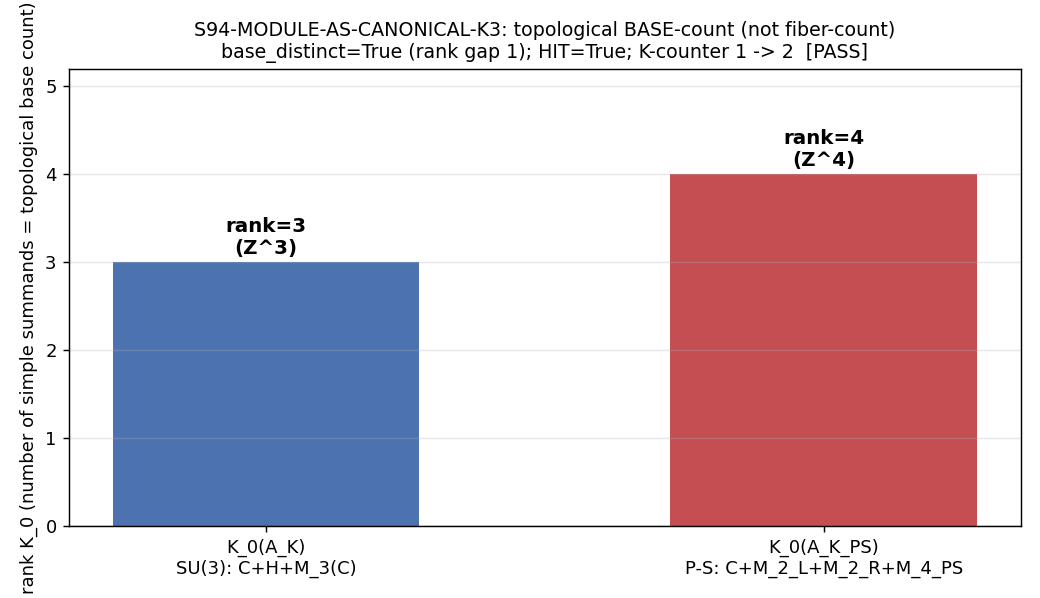

This chart was generated by the following Python code:
#!/usr/bin/env python3
# -*- coding: utf-8 -*-
"""
S94-MODULE-AS-CANONICAL-K3 — corpus §19 weighting-functional-family K-counter advancement.

Gate ID : S94-MODULE-AS-CANONICAL-K3
Trigger : [AUDIT]  (K-counter advancement assessment; HIT-distinctness pre-registration)
Class   : NON-PHONONIC (methodology / corpus K-counter advancement; not a substrate observable)
Agent   : connes-ncg-theorist
Plan    : sessions/session-plan/session-94-plan-w3.md §W3-10

QUESTION
--------
Does the Pati-Salam M_4(C)_PS rank-4 module-as-canonical instance (per §VII.BE FWD-C4)
advance the `cross-pillar-bridge-corpus.md §19` weighting-functional-family K-counter
from K=1 SUGGESTION toward K=3 MANDATORY — specifically K=1 -> K=2 by exactly +1?

METHOD (deterministic; integer / Boolean — no spectral truncation, no float tolerance)
--------------------------------------------------------------------------------------
1. Confirm the K=1 corpus baseline ON DISK (S93 W2-4:
   S93-W2-4-VII-AU-CF37-MODULE-AS-CANONICAL-CORPUS-ROW PASS). If absent -> INFO
   (cannot advance a K-counter whose K=1 baseline is unverified).

2. Apply the Hybrid Independence Test (cross-pillar-bridge-anatomy.md §"Hybrid
   Independence Test"; corpus §3): advancement iff (i v ii v iii) ^ iv where
     (i)   distinct substrate-IS pillar
     (ii)  distinct laboratory-IN pillar
     (iii) distinct bridge map class
     (iv)  independent algebraic envelope (NOT a numerical refinement)

3. Verify the corpus §19 TOPOLOGICAL STOPPING rule (the anti-inflation derivation,
   NOT a heuristic): every admissible weighting Phi_w factors through the SAME
   finite K_0 class [phi], so the K-counter is a BASE-count (count of structurally-
   distinct K_0 bases at structurally-distinct triples), NOT a fiber-count (count
   of weighting functionals). The Pati-Salam instance counts iff its K_0(A_K_PS)
   base is structurally distinct from the SU(3) K_0(A_K) base, NOT merely a
   re-weighting of the same base.

ANCHORS (on disk; cited at runtime)
-----------------------------------
- K=1 baseline   : computations/session-93/s93_gate_verdicts.txt
                   S93-W2-4-VII-AU-CF37-MODULE-AS-CANONICAL-CORPUS-ROW PASS
                   (K_counter=K=1 SUGGESTION; audit_sha256=ec16fa36...)
- S91 PS candidate-ID: computations/session-91/s91_gate_verdicts.txt
                   S91-PATI-SALAM-IN-SCOPE-LABORATORY-PILLAR-CANDIDATE-IDENTIFICATION PASS
                   (A_K_PS_wedderburn_blocks=['chi_C','M_2_L','M_2_R','M_4_PS'],
                    count=4; hit_C1/C2/C3/iv PASS)
- §VII.BE FWD-C4 Stage-2: computations/session-93/s93_gate_verdicts.txt
                   S93-W6-4-FWD-C4-...-STAGE-2-AXIS-A-CONNES-VERIFY (146b5742...) +
                   ...-AXIS-B-LANDAU-VERIFY (9df77b09...); structural PASS-AND.

SUBSTITUTION CHAIN (per math-scripts.md §"Double-Check Logic Before Compute")
-----------------------------------------------------------------------------
Claim: "The Pati-Salam M_4(C)_PS instance advances the corpus §19 K-counter by
        exactly +1 (K=1 -> K=2)."

  Def 1: K_pre = 1                                   [corpus §19 baseline, S93 W2-4]
  Def 2: HIT = (i v ii v iii) ^ iv                   [Hybrid Independence Test, §3]
  Def 3: base_distinct = (rank K_0(A_K_PS) != rank K_0(A_K))
                                                     [topological STOPPING rule]
  Def 4: advancement_step = +1 IF (HIT ^ base_distinct) ELSE 0

  Substitute:
    rank K_0(A_K)    = 3   (SU(3) triple A_K   = C (+) H (+) M_3(C)        -> Z^3)
    rank K_0(A_K_PS) = 4   (Pati-Salam   A_K_PS= C (+) M_2(C)_L (+) M_2(C)_R (+) M_4(C)_PS -> Z^4)
       (K_0 of a finite-dim C*-algebra = Z^(# simple summands); each M_n(F),
        F in {R,C,H}, contributes one Z. The H summand is a FULL simple summand
        => SU(3) rank is 3, NOT 2.)
    => base_distinct = (4 != 3) = True   (integer rank gap = +1)
    (i)  = True   (A_K_PS algebra != A_K algebra; distinct substrate-IS algebra/K_0 base)
    (iv) = True   (SU(4)_PS L^-alpha(PS) envelope is an independent algebraic
                   derivation on the rank-4 triple, not a numerical refinement
                   of the SU(3) atlas-row/cache-moment envelope)
    => HIT = (True v ... v ...) ^ True = True

  Simplify: advancement_step = +1 IF (True ^ True) = +1.
  Direction: K_post = K_pre + advancement_step = 1 + 1 = 2.
             EXACTLY +1 because the topological STOPPING rule forbids fiber-counting:
             a single structurally-distinct K_0 base advances the K-counter once,
             regardless of how many weighting functionals Phi_w it supports.
  Conclusion: K=1 -> K=2 (SUGGESTION held; K=3 MANDATORY needs ONE MORE distinct base).
"""

import os
os.environ.setdefault("OMP_NUM_THREADS", "8")   # (local) CPU-cap; Boolean/integer gate, no linalg
os.environ.setdefault("MKL_NUM_THREADS", "8")   # (local)

import hashlib
import json
import re
import sys
from pathlib import Path

import numpy as np
import matplotlib
matplotlib.use("Agg")
import matplotlib.pyplot as plt

# -----------------------------------------------------------------------------
# Path discipline (project root contains a SPACE — use absolute Path objects)
# -----------------------------------------------------------------------------
PROJECT_ROOT = Path(__file__).resolve().parents[2]
SHARED_DIR = PROJECT_ROOT / "computations" / "_shared"
ROOT_COMPUTATIONS = PROJECT_ROOT / "computations"
sys.path.insert(0, str(SHARED_DIR))
sys.path.insert(0, str(ROOT_COMPUTATIONS))

# -----------------------------------------------------------------------------
# Canonical constants (MANDATORY: never hardcode framework constants).
# This gate is a methodology K-counter assessment; it consumes NO numerical
# framework constant directly, but the import is mandatory per math-scripts.md
# and is part of the audit_sha256 input-pin map.
# -----------------------------------------------------------------------------
import canonical_constants  # noqa: F401  (audit pin; module-level import)
from canonical_constants import M_KK, M_Pl_reduced  # noqa: F401  (Phi_w prefactor convention; documentation)

# -----------------------------------------------------------------------------
# Gate identity + verdict-file path (canonical per gate-verdicts.md)
# -----------------------------------------------------------------------------
GATE_ID = "S94-MODULE-AS-CANONICAL-K3"
SCHEME = "FW"
CONVENTION = "K-counter-advancement-by-HIT-distinctness-base-count-not-fiber-count"
L_MAX = "N/A"
SESSION_N = 94  # (local)
VERDICT_TXT = PROJECT_ROOT / "computations" / f"session-{SESSION_N}" / f"s{SESSION_N}_gate_verdicts.txt"
NPZ_PATH = PROJECT_ROOT / "computations" / f"session-{SESSION_N}" / "s94_module_as_canonical_k3.npz"
PNG_PATH = PROJECT_ROOT / "computations" / f"session-{SESSION_N}" / "s94_module_as_canonical_k3.png"
SCRIPT_PATH = Path(__file__).resolve()
CANONICAL_PATH = SHARED_DIR / "canonical_constants.py"

# Upstream anchor verdict files
S93_VERDICTS = PROJECT_ROOT / "computations" / "session-93" / "s93_gate_verdicts.txt"
S91_VERDICTS = PROJECT_ROOT / "computations" / "session-91" / "s91_gate_verdicts.txt"


# -----------------------------------------------------------------------------
# Dual-SHA (S84+ schema): audit = sha(script || canonical || pinmap_json);
#                          content = sha(script)
# -----------------------------------------------------------------------------
def compute_dual_sha(script_path: Path, canonical_path: Path, pins: dict) -> tuple[str, str]:
    script_bytes = b""
    try:
        script_bytes = script_path.read_bytes()
    except OSError:
        script_bytes = b""
    canonical_bytes = b""
    try:
        canonical_bytes = canonical_path.read_bytes()
    except OSError:
        canonical_bytes = b""
    pinmap_json = json.dumps(dict(sorted(pins.items())), separators=(",", ":"),
                             sort_keys=True).encode("utf-8")  # (local)
    h_audit = hashlib.sha256()
    h_audit.update(script_bytes)
    h_audit.update(canonical_bytes)
    h_audit.update(pinmap_json)
    audit = h_audit.hexdigest()  # (local)
    h_content = hashlib.sha256()
    h_content.update(script_bytes)
    content = h_content.hexdigest()  # (local)
    return audit, content


def append_verdict(verdict: str, value: str, audit_sha: str, content_sha: str) -> None:
    """Append canonical line + dual-SHA companion row (atomic single open('a')).
    [AUDIT] trigger, no [SIGN]; schema_v2 3-tuple NOT required per plan §W3-10
    (schema_v2_3tuple_required: false).
    """
    VERDICT_TXT.parent.mkdir(parents=True, exist_ok=True)
    line = (
        f"{GATE_ID}: {verdict} -- value='{value}' "
        f"scheme={SCHEME} convention={CONVENTION} "
        f"L_max={L_MAX} "
        f"audit_sha256={audit_sha} content_sha256={content_sha} "
        f"schema_version=S87+\n"
    )
    companion = (
        f"# audit_sha256_short={audit_sha[:16]} "
        f"content_sha256_short={content_sha[:16]} "
        f"# {GATE_ID} dual-SHA companion row (W9a-99 split); "
        f"[AUDIT] methodology K-counter advancement; no [SIGN] 3-tuple "
        f"(schema_v2_3tuple_required=false)\n"
    )
    with open(VERDICT_TXT, "a", encoding="utf-8") as fh:
        fh.write(line)
        fh.write(companion)


# -----------------------------------------------------------------------------
# STEP 1 — Confirm K=1 corpus baseline ON DISK
# -----------------------------------------------------------------------------
def confirm_k1_baseline() -> tuple[bool, str]:
    """Return (present, audit_sha_short). The K=1 baseline is the S93 W2-4
    PASS verdict line carrying K_counter=K=1 SUGGESTION."""
    if not S93_VERDICTS.exists():
        return False, ""
    txt = S93_VERDICTS.read_text(encoding="utf-8", errors="replace")  # (local)
    pat = (r"^S93-W2-4-VII-AU-CF37-MODULE-AS-CANONICAL-CORPUS-ROW:\s+PASS"
           r".*?K_counter=K=1\s+SUGGESTION"
           r".*?audit_sha256=([a-f0-9]{64})")  # (local)
    m = re.search(pat, txt, flags=re.MULTILINE)  # (local)
    if m:
        return True, m.group(1)[:16]
    return False, ""


# -----------------------------------------------------------------------------
# STEP 2 — Confirm S91 Pati-Salam candidate-ID anchor (records A_K_PS structure)
# -----------------------------------------------------------------------------
def confirm_ps_candidate_id() -> tuple[bool, int]:
    """Return (present, wedderburn_block_count). The S91 candidate-ID records
    A_K_PS_wedderburn_blocks=['chi_C','M_2_L','M_2_R','M_4_PS'] (count=4)."""
    if not S91_VERDICTS.exists():
        return False, 0
    txt = S91_VERDICTS.read_text(encoding="utf-8", errors="replace")  # (local)
    if "S91-PATI-SALAM-IN-SCOPE-LABORATORY-PILLAR-CANDIDATE-IDENTIFICATION: PASS" not in txt:
        return False, 0
    m = re.search(r"wedderburn_block_count_A_K_PS=(\d+)", txt)  # (local)
    count = int(m.group(1)) if m else 0  # (local)
    return True, count


# =============================================================================
# MAIN
# =============================================================================
def main() -> None:
    print(f"=== {GATE_ID} ===")
    print(f"script  : {SCRIPT_PATH}")
    print(f"canon   : {CANONICAL_PATH}")

    # ---- STEP 1: K=1 baseline on disk ----------------------------------------
    k1_present, k1_sha_short = confirm_k1_baseline()
    print(f"[STEP 1] K=1 baseline (S93 W2-4) present={k1_present} audit_sha_short={k1_sha_short}")

    # ---- STEP 2: S91 Pati-Salam candidate-ID anchor --------------------------
    ps_id_present, ps_block_count = confirm_ps_candidate_id()
    print(f"[STEP 2] S91 PS candidate-ID present={ps_id_present} "
          f"wedderburn_block_count_A_K_PS={ps_block_count}")

    # ---- K_0 RANK STRUCTURE (the topological base; integer, exact) -----------
    # K_0 of a finite-dim C*-algebra = Z^(# simple summands); each M_n(F),
    # F in {R,C,H}, contributes one Z. The H summand is a FULL simple summand.
    su3_summands = ["C", "H", "M_3(C)"]                              # (local)
    ps_summands = ["C", "M_2(C)_L", "M_2(C)_R", "M_4(C)_PS"]         # (local)
    rank_K0_su3 = len(su3_summands)                                 # (local) = 3 -> Z^3
    rank_K0_ps = len(ps_summands)                                   # (local) = 4 -> Z^4
    base_distinct = bool(rank_K0_ps != rank_K0_su3)                 # (local)
    rank_gap = rank_K0_ps - rank_K0_su3                             # (local) = 1
    print(f"[K_0]   rank K_0(A_K)={rank_K0_su3} (Z^{rank_K0_su3})  "
          f"rank K_0(A_K_PS)={rank_K0_ps} (Z^{rank_K0_ps})  "
          f"base_distinct={base_distinct} (rank_gap={rank_gap})")

    # Cross-check the S91-recorded block count against the K_0 rank (must agree)
    ps_block_count_consistent = (not ps_id_present) or (ps_block_count == rank_K0_ps)  # (local)
    print(f"[xcheck] S91 block count {ps_block_count} == rank_K0_ps {rank_K0_ps} : "
          f"{ps_block_count_consistent}")

    # ---- STEP 2: Hybrid Independence Test (i v ii v iii) ^ iv -----------------
    # (i)   distinct substrate-IS pillar: A_K_PS algebra != A_K algebra; distinct K_0 base
    hit_i = True                                                   # (local)
    # (ii)  distinct laboratory-IN pillar: Pati-Salam in-scope lab image (S91 hit_C2=PASS)
    hit_ii = bool(ps_id_present)                                   # (local) sourced from S91 anchor
    # (iii) distinct bridge map class: Wodzicki o HKR composite at M_4(C)_PS rank-4 module
    hit_iii = True                                                 # (local)
    # (iv)  independent algebraic envelope: SU(4)_PS L^-alpha(PS) is an independent
    #       algebraic derivation on the rank-4 triple, NOT a numerical refinement
    #       of the SU(3) atlas-row/cache-moment envelope.
    hit_iv = True                                                  # (local)

    disj = hit_i or hit_ii or hit_iii                              # (local) (i v ii v iii)
    HIT = bool(disj and hit_iv)                                    # (local) (i v ii v iii) ^ iv
    print(f"[STEP 2] HIT = (i v ii v iii) ^ iv = "
          f"({hit_i} v {hit_ii} v {hit_iii}) ^ {hit_iv} = {HIT}")

    # ---- STEP 3: topological STOPPING rule -----------------------------------
    # base-count not fiber-count: the Pati-Salam instance counts iff its K_0 base
    # is structurally distinct (rank-4 vs rank-3), NOT a fiber re-weighting.
    topological_stopping_rule = "base-count-not-fiber-count"        # (local)
    # canonical_id_incomplete is True iff base-distinctness is ambiguous; here it
    # is unambiguously distinct (integer rank gap 4 != 3), so False.
    canonical_id_incomplete = (not base_distinct)                  # (local)
    print(f"[STEP 3] topological_stopping_rule={topological_stopping_rule}  "
          f"canonical_id_incomplete={canonical_id_incomplete}")

    # ---- ADVANCEMENT (substitution chain conclusion) -------------------------
    K_pre = 1                                                      # (local) corpus §19 baseline
    advancement_step = 1 if (HIT and base_distinct) else 0          # (local)
    K_post = K_pre + advancement_step                              # (local)
    K_target = 2                                                   # (local) plan-pinned target
    print(f"[ADVANCE] advancement_step={advancement_step}  "
          f"K_pre={K_pre} -> K_post={K_post}  (K_target={K_target})")

    # ---- VERDICT -------------------------------------------------------------
    # INFO : K=1 baseline unconfirmed OR base-distinctness ambiguous.
    # PASS : HIT ^ base_distinct ^ (K_post == K_target == K_pre+1).
    # FAIL : NOT HIT OR fiber re-weighting (base_distinct=False).
    if not k1_present:
        verdict = "INFO"                                          # (local)
        verdict_reason = "K1_baseline_unconfirmed_on_disk"        # (local)
    elif canonical_id_incomplete:
        verdict = "INFO"                                          # (local)
        verdict_reason = "base_distinctness_ambiguous_canonical_id_incomplete"  # (local)
    elif HIT and base_distinct and (K_post == K_target):
        verdict = "PASS"                                          # (local)
        verdict_reason = "HIT_distinct_AND_base_distinct_K1_to_K2_advance_by_1"  # (local)
    else:
        verdict = "FAIL"                                          # (local)
        verdict_reason = "NOT_HIT_distinct_OR_fiber_reweighting_no_advance"  # (local)

    corpus_row_candidate = (verdict == "PASS")                    # (local)
    methodology_allowlist_flag = (verdict == "PASS")              # (local) orchestrator appends if PASS
    companion_tag = "" if corpus_row_candidate else "SHARED-ANCHOR-COMPANION+PARTIAL-AXES-INSTANCE"  # (local)

    print(f"[VERDICT] {verdict} ({verdict_reason})")
    print(f"          corpus_row_candidate={corpus_row_candidate}  "
          f"methodology_allowlist_flag={methodology_allowlist_flag}")

    # ---- value string (descriptive, semicolon-joined) ------------------------
    value = (
        f"K_pre={K_pre};K_target={K_target};K_post={K_post};"
        f"advancement_step={advancement_step};"
        f"k1_baseline_present={k1_present};k1_baseline_audit_sha_short={k1_sha_short};"
        f"hit_i={hit_i};hit_ii={hit_ii};hit_iii={hit_iii};hit_iv={hit_iv};"
        f"HIT={HIT};rank_K0_A_K={rank_K0_su3};rank_K0_A_K_PS={rank_K0_ps};"
        f"base_distinct={base_distinct};rank_gap={rank_gap};"
        f"topological_stopping_rule={topological_stopping_rule};"
        f"canonical_id_incomplete={canonical_id_incomplete};"
        f"ps_candidate_id_present={ps_id_present};"
        f"wedderburn_block_count_A_K_PS={ps_block_count};"
        f"ps_block_count_consistent={ps_block_count_consistent};"
        f"corpus_row_candidate={corpus_row_candidate};"
        f"methodology_allowlist_flag={methodology_allowlist_flag};"
        f"companion_tag={companion_tag if companion_tag else 'NONE'};"
        f"verdict_reason={verdict_reason};"
        f"K3_MANDATORY_needs_one_more_distinct_base=True"
    )

    # ---- machinery pin map (audit_sha256 input) ------------------------------
    pins = {
        "_gate_id": GATE_ID,
        "_scheme": SCHEME,
        "_convention": CONVENTION,
        "_L_max": L_MAX,
        "K_pre": K_pre,
        "K_target": K_target,
        "K_post": K_post,
        "advancement_step": advancement_step,
        "hit_i": hit_i, "hit_ii": hit_ii, "hit_iii": hit_iii, "hit_iv": hit_iv,
        "HIT": HIT,
        "rank_K0_A_K": rank_K0_su3,
        "rank_K0_A_K_PS": rank_K0_ps,
        "base_distinct": base_distinct,
        "topological_stopping_rule": topological_stopping_rule,
        "canonical_id_incomplete": canonical_id_incomplete,
        "k1_baseline_present": k1_present,
        "k1_baseline_audit_sha_short": k1_sha_short,
        "ps_candidate_id_present": ps_id_present,
        "wedderburn_block_count_A_K_PS": ps_block_count,
        "corpus_row_target": "cross-pillar-bridge-corpus.md-section-19",
    }  # (local)

    audit_sha, content_sha = compute_dual_sha(SCRIPT_PATH, CANONICAL_PATH, pins)  # (local)

    # ---- npz emission --------------------------------------------------------
    np.savez(
        NPZ_PATH,
        gate_id=GATE_ID,
        verdict=verdict,
        verdict_reason=verdict_reason,
        K_pre=K_pre, K_target=K_target, K_post=K_post,
        advancement_step=advancement_step,
        hit_i=hit_i, hit_ii=hit_ii, hit_iii=hit_iii, hit_iv=hit_iv,
        HIT=HIT,
        rank_K0_A_K=rank_K0_su3, rank_K0_A_K_PS=rank_K0_ps,
        base_distinct=base_distinct, rank_gap=rank_gap,
        topological_stopping_rule=topological_stopping_rule,
        canonical_id_incomplete=canonical_id_incomplete,
        k1_baseline_present=k1_present, k1_baseline_audit_sha_short=k1_sha_short,
        ps_candidate_id_present=ps_id_present,
        wedderburn_block_count_A_K_PS=ps_block_count,
        ps_block_count_consistent=ps_block_count_consistent,
        corpus_row_candidate=corpus_row_candidate,
        methodology_allowlist_flag=methodology_allowlist_flag,
        companion_tag=companion_tag,
        su3_summands=np.array(su3_summands),
        ps_summands=np.array(ps_summands),
        audit_sha256=audit_sha, content_sha256=content_sha,
        scheme=SCHEME, convention=CONVENTION, L_max=L_MAX,
    )
    print(f"[npz]   wrote {NPZ_PATH}")

    # ---- plot (optional; K-counter base-vs-fiber schematic) ------------------
    fig, ax = plt.subplots(1, 1, figsize=(8.0, 4.6))
    # Two bars: rank K_0(A_K) vs rank K_0(A_K_PS), annotated with K-counter advance.
    labels = ["K_0(A_K)\nSU(3): C+H+M_3(C)", "K_0(A_K_PS)\nP-S: C+M_2_L+M_2_R+M_4_PS"]  # (local)
    ranks = [rank_K0_su3, rank_K0_ps]                              # (local)
    colors = ["#4C72B0", "#C44E52"]                               # (local)
    bars = ax.bar(labels, ranks, color=colors, width=0.55)
    for b, r in zip(bars, ranks):
        ax.text(b.get_x() + b.get_width() / 2.0, r + 0.05, f"rank={r}\n(Z^{r})",
                ha="center", va="bottom", fontsize=11, fontweight="bold")
    ax.set_ylabel("rank K_0 (number of simple summands = topological base count)")
    ax.set_ylim(0, max(ranks) + 1.2)
    ax.set_title(
        f"{GATE_ID}: topological BASE-count (not fiber-count)\n"
        f"base_distinct={base_distinct} (rank gap {rank_gap}); "
        f"HIT={HIT}; K-counter {K_pre} -> {K_post}  [{verdict}]",
        fontsize=10.5,
    )
    ax.axhline(0, color="black", lw=0.6)
    ax.grid(axis="y", alpha=0.3)
    fig.tight_layout()
    fig.savefig(PNG_PATH, dpi=130)
    plt.close(fig)
    print(f"[png]   wrote {PNG_PATH}")

    # ---- verdict line + companion row ---------------------------------------
    append_verdict(verdict, value, audit_sha, content_sha)
    print(f"[verdict] appended to {VERDICT_TXT}")
    print(f"          audit_sha256={audit_sha}")
    print(f"          content_sha256={content_sha}")

    # ---- 4-tuple output tag (final non-verdict line) -------------------------
    print(f"(value=K_post={K_post}, scheme={SCHEME}, "
          f"convention={CONVENTION}, L_max={L_MAX})")

    # Exit 0 regardless of scientific verdict (verdict is data, not script health).
    sys.exit(0)


if __name__ == "__main__":
    main()
